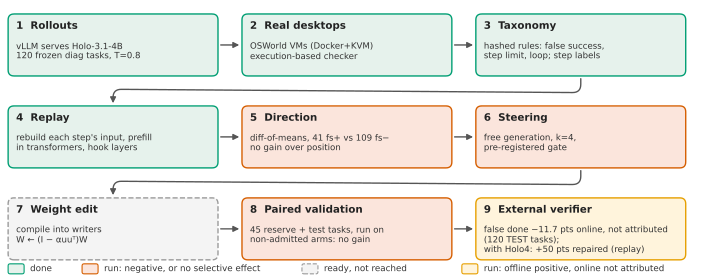

Write the Python code that produced this figure.
"""Figure 2: the pipeline, with the status of each stage at the time of writing.

Counts are read from data/local/diagnostic_osw_diag.json, data/pod_astra/osw_shared_STATUS.json
and data/pod_astra/confirm_tasks.json.
Stage status is categorical: done / reached with a negative result / not reached.
"""
from common import FIGS, C, load, setup_mpl

d = load("local/diagnostic_osw_diag.json")
st = load("pod_astra/osw_shared_STATUS.json")
conf = load("pod_astra/confirm_tasks.json")
og = load("local/online/ONLINE_GUARD_RESULT.json")["primary_vs_modal"]
rb = load("local/rescue_bench/RESULT.json")["primary"]["paired_difference"]
GATE = 40  # data/pod_astra/4b/PROTOCOL.md: official analysis needs >= 40 admissible fs+
n_tasks = d["n_tasks"]
adm = st["admissible_total"]

stages = [
    ("1  Rollouts", f"vLLM serves Holo-3.1-4B\n{n_tasks} frozen diag tasks, T=0.8", "done"),
    ("2  Real desktops", "OSWorld VMs (Docker+KVM)\nexecution-based checker", "done"),
    ("3  Taxonomy", "hashed rules: false success,\nstep limit, loop; step labels", "done"),
    ("4  Replay", "rebuild each step's input, prefill\nin transformers, hook layers", "done"),
    ("5  Direction", f"diff-of-means, {adm['fs+']} fs+ vs {adm['fs-']} fs−\nno gain over position", "negative"),
    ("6  Steering", "free generation, k=4,\npre-registered gate", "negative"),
    ("7  Weight edit", "compile into writers\nW ← (I − αuuᵀ)W", "blocked"),
    ("8  Paired validation", f"{conf['n']} reserve + test tasks, run on\nnon-admitted arms: no gain", "negative"),
    ("9  External verifier", f"false done {og['false_done_diff'] * 100:+.1f} pts online, not attributed\n({og['n_tasks']} TEST tasks);".replace("-", "\u2212") + f"\nwith Holo4: {rb["mean"] * 100:+.0f} pts repaired (replay)", "partial"),
]
style = {"done": ("#E6F2EC", C["green"], "-"), "partial": ("#FFF4DC", C["orange"], "-"), "positive": ("#E3EEF8", C["blue"], "-"),
         "negative": ("#FBE5DC", C["red"], "-"), "blocked": ("#F4F4F4", "#9A9A9A", "--")}
legend = {"done": "done", "negative": "run: negative, or no selective effect",
          "blocked": "ready, not reached", "partial": "run: offline positive, online not attributed"}

plt = setup_mpl()
from matplotlib.patches import FancyBboxPatch

W, H = 7.0, 2.75
fig = plt.figure(figsize=(W, H))
ax = fig.add_axes([0, 0, 1, 1])
ax.set_xlim(0, W), ax.set_ylim(0, H), ax.axis("off")
bw, bh, gx = 2.1, 0.62, 0.24
rows = [(H - 0.12 - (r + 1) * bh - r * 0.3, stages[3 * r:3 * r + 3]) for r in range(3)]
centers = []
for r, (y, row) in enumerate(rows):
    for i, (title, body, status) in enumerate(row):
        x = 0.06 + i * (bw + gx)
        fc, ec, ls = style[status]
        ax.add_patch(FancyBboxPatch((x, y), bw, bh, boxstyle="round,pad=0,rounding_size=0.06", fc=fc, ec=ec, lw=1.0, ls=ls))
        ax.text(x + 0.08, y + bh - 0.07, title, fontsize=7.4, fontweight="bold", va="top", color="#222222")
        ax.text(x + 0.08, y + bh - 0.27, body, fontsize=6.2, va="top", color="#333333", linespacing=1.15)
        centers.append((x, y))
for k in range(len(centers) - 1):
    (x1, y1), (x2, y2) = centers[k], centers[k + 1]
    if y1 == y2:
        ax.annotate("", xy=(x2, y2 + bh / 2), xytext=(x1 + bw, y1 + bh / 2),
                    arrowprops=dict(arrowstyle="-|>", color="#555555", lw=1.0))
    else:
        ax.annotate("", xy=(x2 + bw / 2, y2 + bh), xytext=(x1 + bw / 2, y1),
                    arrowprops=dict(arrowstyle="-|>", color="#555555", lw=1.0,
                                    connectionstyle="arc,angleA=-90,angleB=90,armA=12,armB=12,rad=6"))
for lx, (k, lab) in zip([0.06, 0.8, 3.0, 4.6], legend.items()):
    fc, ec, ls = style[k]
    ax.add_patch(FancyBboxPatch((lx, 0.03), 0.16, 0.1, boxstyle="round,pad=0,rounding_size=0.02", fc=fc, ec=ec, lw=0.8, ls=ls))
    ax.text(lx + 0.22, 0.08, lab, fontsize=6.3, va="center", color="#333333")
fig.savefig(FIGS / "pipeline.pdf")
print("pipeline ok")
